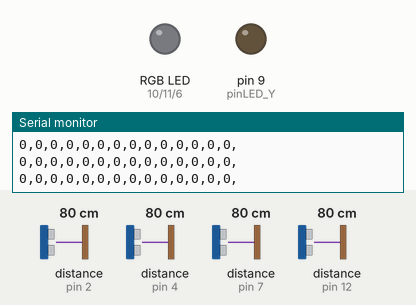
A sketch run on a simulated Arduino Uno, built with avr-gcc and run on an emulated ATmega328P. Shown: an RGB LED mixed from three pins (HIGH = lit), output pins drawn as LEDs (lit = HIGH), the last lines printed to the serial monitor. Wiring (inferred from the names in the program): 4 × ultrasonic range finder: trigger pin 3, echo pin 2 / trigger pin 5, echo pin 4 / trigger pin 8, echo pin 7 / trigger pin 13, echo pin 12. Inputs (shaded band) come from the test bench; at power-on: distance to the obstacle (sensors on pin 2, pin 4, pin 7, pin 12) 80 cm. The echo pulse lasts 58.3 µs per cm; pins used as bus, display or sensor lines are not drawn.

Above: at 3.2 s.
3.3 s: distance to the obstacle (sensor on pin 2) set to 2 cm
At 4.4 s:
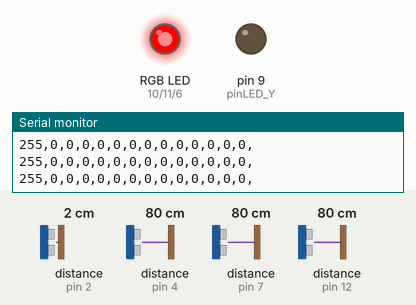
4.8 s: distance to the obstacle (sensor on pin 4) set to 2 cm
At 5.6 s:
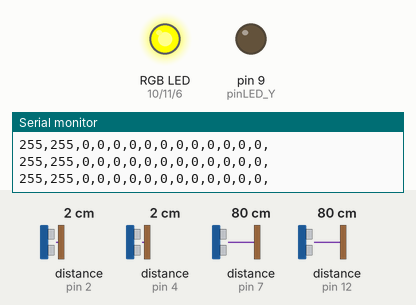
6.3 s: distance to the obstacle (sensor on pin 7) set to 2 cm
At 7.4 s:
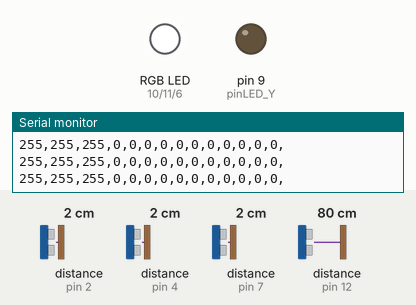
7.8 s: distance to the obstacle (sensor on pin 12) set to 9 cm
At 8.6 s:
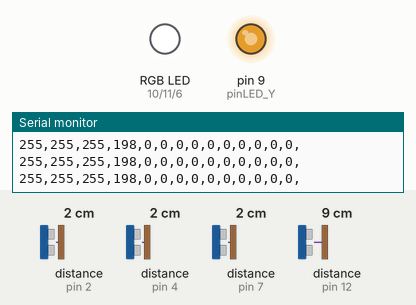
9.3 s: distance to the obstacle (sensor on pin 2) set to 6 cm
At 9.8 s:
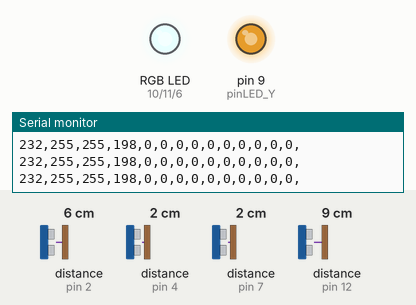
10.8 s: distance to the obstacle (sensor on pin 4) set to 6 cm
At 12.2 s:
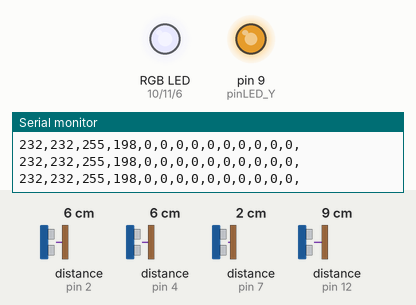
Timing chart, 0 to 13.3 s (numbered marks = the images above; inputs shaded):
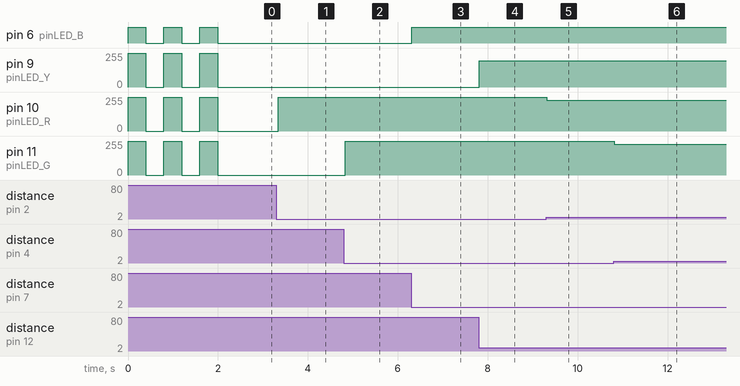

The sketch:

MOTRIBOX_ARDUINO.ino
```cpp
/* ------------------------------------------------------------------------------------------
  TFG - Arduino | MOTRIBOX | Sistema tangible, interactiu i educatiu
  Grau de Tècniques d'Interacció Digital i Multimèdia, UOC

  ALEIX MARTÍN CUADRAS - 2023/24
  --------------------------------------------------------------------------------------------*/

/* *******************************************************************************************
 ***  IMPORTACIÓ DE LLIBRERIES  **************************************************************
 *********************************************************************************************/

// Llibreria Wire que permet la comunicació I2C entre l'Arduino i el sensor MPR121.
#include <Wire.h>

// Importació de la llibreria Adafruit_MPR121.h necessària per controlar el sensor tàctil capacitiu MPR121.
#include "Adafruit_MPR121.h"

/* *******************************************************************************************
 ***  DECLARACIÓ DE VARIABLES GLOBALS  *******************************************************
 *********************************************************************************************/

// Definició de la macro _BV que es fa servir en la llibreria del sensor capacitatiu MPR121.
#ifndef _BV
#define _BV(bit) (1 << (bit))
#endif

// Es crea un objecte anomenat "cap" de classe Adafruit_MPR121 per tal de cridar les funcions de la llibreria.
Adafruit_MPR121 cap = Adafruit_MPR121();

// Es declaren unes variables enteres de mida fixa de 16 bits:
uint16_t lasttouched;       // Estat dels pins tocats en el cicle anterior
uint16_t currtouched;       // Estat dels pins tocats en el cicle actual

// Es declara un conjunt de constants enteres per assignar a cada pin digital un nom, així serà més fàcil identificar-los en el codi, que no pas usant un número.
/* LEDS DE COLORS. S'utilitzen els pins 6,9,10 i 11, ja que proporcionen una sortida PWM (modulació de l'amplada de pols) que permet simular
   una sortida analògica, per tal de poder regular el voltatge de sortida i així canviar la intensitat lumínica de cada led.*/
const int pinLED_R = 10;      // LED Vermell connectat al pin digital 10
const int pinLED_G = 11;      // LED Verd connectat al pin digital 11
const int pinLED_B = 6;       // LED Blau connectat al pin digital 6
const int pinLED_Y = 9;       // LED Groc connectat al pin digital 9

// SENSOR ULTRASONS
const int s0pinTrigger = 3;   // Sensor Ultrasons 0 - Disparador (Trigger)
const int s0pinEcho = 2;      // Sensor Ultrasons 0 - Ressò (Echo)
const int s1pinTrigger = 5;   // Sensor Ultrasons 1 - Disparador (Trigger)
const int s1pinEcho = 4;      // Sensor Ultrasons 1 - Ressò (Echo)
const int s2pinTrigger = 8;   // Sensor Ultrasons 2 - Disparador (Trigger)
const int s2pinEcho = 7;      // Sensor Ultrasons 2 - Ressò (Echo)
const int s3pinTrigger = 13;  // Sensor Ultrasons 3 - Disparador (Trigger)
const int s3pinEcho = 12;     // Sensor Ultrasons 3 - Ressò (Echo)

// Variables enteres que guardaran la distància (valor de distàncies convertits en valors d'intensitat entre 255 i 0) que detecten els tres sensors d'ultrasons
int sensor0;   // Sensor Ultrasons Esquerra que proporciona un valor d'intensitat pel LED Vermell.
int sensor1;   // Sensor Ultrasons Superior que proporciona un valor d'intensitat pel LED Verd.
int sensor2;   // Sensor Ultrasons Dret que proporciona un valor d'intensitat pel LED Blau.
int sensor3;   // Sensor Ultrasons Inferior que proporciona un valor d'intensitat pel LED Groc.

// Variable booleana per indicar la seqüència inicial d'encesa del dispositiu.
boolean inici;

// Variable per guardar un valor de caràcter rebut del port en sèrie des de Processing a Arduino
char val;

/* *******************************************************************************************
 ***  FUNCIÓ SETUP   *************************************************************************
 *********************************************************************************************/
// Funció utilitzada per inicialitzar variables, objectes i descriure elements generals del programa.
void setup() {

  // S'obre una connexió en sèrie amb l'ordinador, per tal de veure valors que li passem.
  Serial.begin(9600);

  // S'inicialitza a 0 (0 = pin no tocat) l'estat dels pins tocats en el cicle anterior
  lasttouched = 0;
  // S'inicialitza a 0 (0 = pin no tocat) l'estat dels pins tocats en el cicle actual
  currtouched = 0;

  // S'inicialitza el sensor capacitatiu MPR121 amb l'adreça predeterminada del sensor a 0x5A i es comprova que està connectat correctament.
  if (!cap.begin(0x5A)) {
    // S'indica pel port sèrie que el sensor no s'ha trobat.
    Serial.println("MPR121 no s'ha trobat, comprovar el cablejat!");
    // En cas que la comunicació no s'ha establert, el programa queda en un bucle infinit, és a dir que el programa quedarà aturat en aquest punt del codi i no passarà a les línies inferiors.
    while (1);
  }

  // Es configuren els pins digitals dels leds perquè es comportin com a SORTIDA
  pinMode(pinLED_R, OUTPUT);
  pinMode(pinLED_G, OUTPUT);
  pinMode(pinLED_B, OUTPUT);
  pinMode(pinLED_Y, OUTPUT);

  // Es configuren els pins digitals a on tenim connectat el Trigger i Echo perquè es comportin com a:
  pinMode(s0pinTrigger, OUTPUT);  // Trigger --> SORTIDA
  pinMode(s0pinEcho, INPUT);      // Echo    --> ENTRADA
  pinMode(s1pinTrigger, OUTPUT);  // Trigger --> SORTIDA
  pinMode(s1pinEcho, INPUT);      // Echo    --> ENTRADA
  pinMode(s2pinTrigger, OUTPUT);  // Trigger --> SORTIDA
  pinMode(s2pinEcho, INPUT);      // Echo    --> ENTRADA
  pinMode(s3pinTrigger, OUTPUT);  // Trigger --> SORTIDA
  pinMode(s3pinEcho, INPUT);      // Echo    --> ENTRADA

  // Inicialitzem en true el valor d'inici, per tal d'indicar que es vol iniciar la seqüència de parpelleig inicial.
  inici = true;
}

/* *******************************************************************************************
 ***  FUNCIÓ LOOP   *************************************************************************
 *********************************************************************************************/
// Funció mitjançant la qual, mentre la placa Arduino estigui encesa, s'executarà contínuament el codi que conté.
void loop() {

  // SEQÜÈNCIA D'INICI: parpelleig dels leds de colors.
  // Si la variable inici és true (sempre que arrenqui el present programa), aleshores:
  if (inici) {
    // Es repeteix 3 cops l'encesa i apagada dels leds:
    for (int i = 0; i < 3; i++) {    // Variable local entera "i" per comptar el nombre de cops que portem, el valor de "i" s'incrementa des de 0 fins a 2 (3 cops).
      digitalWrite(pinLED_R, HIGH);  // LED Vermell encès amb la màxima intensitat
      digitalWrite(pinLED_G, HIGH);  // LED Verd encès amb la màxima intensitat
      digitalWrite(pinLED_B, HIGH);  // LED Blau encès amb la màxima intensitat
      digitalWrite(pinLED_Y, HIGH);  // LED Groc encès amb la màxima intensitat
      delay(400);                    // Detenció del programa uns ms
      digitalWrite(pinLED_R, LOW);   // LED Vermell apagat
      digitalWrite(pinLED_G, LOW);   // LED Verd apagat
      digitalWrite(pinLED_B, LOW);   // LED Blau apagat
      digitalWrite(pinLED_Y, LOW);   // LED Groc apagat
      delay(400);                    // Detenció del programa uns ms
    }
    // Es canvia el valor de la variable inici a false, per tal que la seqüència d'inici ja no es torni a executar més.
    inici = false;
  }

  // Es crida la funció ultrasons() 4 cops, un per cada sensor i s'assigna el valor que retorna a cadascuna de les següents variables:
  sensor0 = ultrasons(s0pinTrigger, s0pinEcho);   // Sensor Ultrasons Esquerra
  sensor1 = ultrasons(s1pinTrigger, s1pinEcho);   // Sensor Ultrasons Superior
  sensor2 = ultrasons(s2pinTrigger, s2pinEcho);   // Sensor Ultrasons Dret
  sensor3 = ultrasons(s3pinTrigger, s3pinEcho);   // Sensor Ultrasons Inferior

  /* S'encenen amb més o menys intensitat els leds en funció del valor de distància de cada sensor
     (es pot utilitzar analogWrite() perquè tenim els leds connectats en pins PWM, que són capaços de produir uns senyals analògics modulats)*/
  analogWrite(pinLED_R, sensor0);      // LED VERMELL
  analogWrite(pinLED_G, sensor1);      // LED VERD
  analogWrite(pinLED_B, sensor2);      // LED BLAU
  analogWrite(pinLED_Y, sensor3);      // LED Groc

  // S'envien un seguit de dades al port sèrie com a text.
  // Cada dada la separem amb una coma, per tal que el codi de Processing les pugui diferenciar a través d'un array [].
  Serial.print(sensor0);        // [0] --> Valor del Sensor Ultrasons Esquerra
  Serial.print(",");
  Serial.print(sensor1);        // [1] --> Valor del Sensor Ultrasons Superior
  Serial.print(",");
  Serial.print(sensor2);        // [2] --> Valor del Sensor Ultrasons Dret
  Serial.print(",");
  Serial.print(sensor3);        // [3] --> Valor del Sensor Ultrasons Inferior
  Serial.print(",");

  // S'obtenen els pads que actualment s'estan tocant
  currtouched = cap.touched();

  // Es comprova quins pads estan sent tocats:
  // PAD 1:  [4] --> Valor 0 o 1 per indicar si el pad 1 no està tocant-se o si
  if ((currtouched & _BV(1))  ) {           // En cas que el pad 1 sigui tocat, aleshores:
    Serial.print(1);                            // S'escriu pel port sèrie el valor 1
    Serial.print(",");                          // També s'escriu una coma per delimitar el final de l'element de l'array.
  } else if (!(currtouched & _BV(1)) )  {   // En cas contrari (no tocat), aleshores:
    Serial.print(0);                            // S'escriu pel port sèrie el valor 0
    Serial.print(",");                          // També s'escriu una coma per delimitar el final de l'element de l'array.
  }

  // PAD 2: [5]
  if ((currtouched & _BV(2))  ) {
    Serial.print(1);
    Serial.print(",");
  } else if (!(currtouched & _BV(2)) )  {
    Serial.print(0);
    Serial.print(",");
  }

  // PAD 3: [6]
  if ((currtouched & _BV(3))  ) {
    Serial.print(1);
    Serial.print(",");
  } else if (!(currtouched & _BV(3)) )  {
    Serial.print(0);
    Serial.print(",");
  }

  // PAD 4: [7]
  if ((currtouched & _BV(4))  ) {
    Serial.print(1);
    Serial.print(",");
  } else if (!(currtouched & _BV(4)) )  {
    Serial.print(0);
    Serial.print(",");
  }

  // PAD 5: [8]
  if ((currtouched & _BV(5))  ) {
    Serial.print(1);
    Serial.print(",");
  } else if (!(currtouched & _BV(5)) )  {
    Serial.print(0);
    Serial.print(",");
  }

  // PAD 6: [9]
  if ((currtouched & _BV(6))  ) {
    Serial.print(1);
    Serial.print(",");
  } else if (!(currtouched & _BV(6)) )  {
    Serial.print(0);
    Serial.print(",");
  }

  // PAD 7: [10]
  if ((currtouched & _BV(7))  ) {
    Serial.print(1);
    Serial.print(",");
  } else if (!(currtouched & _BV(7)) )  {
    Serial.print(0);
    Serial.print(",");
  }

  // PAD 8: [11]
  if ((currtouched & _BV(8))  ) {
    Serial.print(1);
    Serial.print(",");
  } else if (!(currtouched & _BV(8)) )  {
    Serial.print(0);
    Serial.print(",");
  }

  // PAD 9: [12]
  if ((currtouched & _BV(9))  ) {
    Serial.print(1);
    Serial.print(",");
  } else if (!(currtouched & _BV(9)) )  {
    Serial.print(0);
    Serial.print(",");
  }

  // PAD 10: [13]
  if ((currtouched & _BV(10))  ) {
    Serial.print(1);
    Serial.println(",");
  } else if (!(currtouched & _BV(10)) )  {
    Serial.print(0);
    Serial.println(",");
  }

  // S'actualitza l'estat anterior dels pads del sensor MPR121 que han estat tocats
  lasttouched = currtouched;

  // Llegim les dades enviades des de Processing pel port en sèrie per tal d'activar o no els leds corresponents.
  if (Serial.available()) {       // Si tenim dades disponibles per llegir, aleshores:
    val = Serial.read();          // Es llegeixen i es guarden a la variable val

    // En funció del valor de val, s'activarà un led o un altre.
    switch (val) {
      // Si s'ha rebut una R, aleshores:
      case 'R':
        digitalWrite(pinLED_R, HIGH);         // LED Vermell encès amb la màxima intensitat
        break;
      // Si s'ha rebut una G, aleshores:
      case 'G':
        digitalWrite(pinLED_G, HIGH);         // LED Verd encès amb la màxima intensitat
        break;
      // Si s'ha rebut una B, aleshores:
      case 'B':
        digitalWrite(pinLED_B, HIGH);         // LED Blau encès amb la màxima intensitat
        break;
      // Si s'ha rebut una Y, aleshores:
      case 'Y':
        digitalWrite(pinLED_Y, HIGH);         // LED Groc encès amb la màxima intensitat
        break;
    }
  }
  delay(5);    // Esperem uns ms per no col·lapsar d'informació a Processing.
}
```

ultrasons.ino
```cpp
/* *******************************************************************************************
 ***  Funció ULTRASONS  **********************************************************************
 *********************************************************************************************/

// Funció utilitzada per controlar els sensors i obtenir la distància en què es troba un objecte davant seu.
int ultrasons(int pinTrigger, int pinEcho) {    // Dos paràmetres d'entrada
  // Declaració de variables locals per calcular la distància amb el sensor d'ultrasons
  long temps;     // Variable llarga per guardar el temps en què triga a viatjar una ona sonora des del sensor fins a rebotar contra l'objecte que tingui davant
  int distancia;  // Variable per calcular la distància a través del temps anterior i la velocitat del so.

  // Es genera un pols net, cada cop que el bucle del codi torna a començar:
  digitalWrite(pinTrigger, LOW);   // Deixem d'enviar ultrasons
  delayMicroseconds(4);            // Esperem uns microsegons

  // Es genera un tret d'ultrasons, tot deixant 10 microsegons abans de tornar a apagar el disparador
  digitalWrite(pinTrigger, HIGH);    // Disparem ultrasons
  delayMicroseconds(10);             // Esperem uns microsegons
  digitalWrite(pinTrigger, LOW);     // Deixem d'enviar ultrasons

  // Lectura del pinEcho a través de la funció pulseIn() que ens retorna el temps que ha trigat l'ona sonora en microsegons en anar i tornar al sensor.
  temps = pulseIn(pinEcho, HIGH);   // Guardem el valor a la variable temps

  // Càlcul de la distància, sabent que el TEMPS = DISTÀNCIA / VELOCITAT --> DISTÀNCIA = TEMPS * VELOCITAT
  /*  La velocitat serà la velocitat del so (340 m/s), ja que el sensor envia ultrasons. Per tal d'obtenir
      la distància en cm i poder operar amb el temps en us (microsegons) fem un canvi d'unitat --> 340 m/s = 0.034 cm/us
      Dividim entre 2 el temps, ja que es tracta del temps que els ultrasons han trigat a anar i tornar, i només
      necessitem el temps necessari fins que les ones xoquen contra un objecte. */
  distancia = (temps / 2) * 0.034;

  /* S'estableixen uns valors màxims i mínims pels sensors, ja que no ens interessa que mesuri més d'uns 25 cm (distància màxima
    en què un usuari en principi hauria d'interactuar amb el dispositiu).
    La distància mínima també es configura, ja que el sensor HC-SR04 segons el fabricant té un rang efectiu entre 2 i 500 cm i si s'està a menys de 2 cm
    obtenim problemes de lectura, per tant, s'ha posat 3 cm per anar segurs, a part la mà no es plana i en apropar-la al sensor de forma natural queda un espai buit .*/
  if (distancia > 25) {
    distancia = 25;
  } else if (distancia < 3) {
    distancia = 3;
  }

  /* Es converteixen les dades de distància recollides que oscil·len entre 3 i 25 cm amb unes noves dades que oscil·laran entre 255 i 0,
    així es pot controlar la intensitat lumínica de cada led, ja que els tenim connectats a pins que proporcionen una sortida PWM */
  distancia = map(distancia, 3, 25, 255, 0);

  return distancia;     // La funció ultrasons() ens retorna la distància de l'objecte que està davant del sensor d'ultrasons amb uns valors mapejats de 255 a 0.
}
```

Measured:
- after the input at 3.3 s, pin 10 (pinLED_R): 0/255 → 255/255 at once
- after the input at 4.8 s, pin 11 (pinLED_G): 0/255 → 255/255 at once
- after the input at 6.3 s, pin 6 (pinLED_B): LOW → HIGH at once
- after the input at 7.8 s, pin 9 (pinLED_Y): 0/255 → 198/255 at once
- after the input at 9.3 s, pin 10 (pinLED_R): 255/255 → 232/255 at once
- after the input at 10.8 s, pin 11 (pinLED_G): 255/255 → 232/255 at once
- by itself, pin 6 (pinLED_B): alternates HIGH for 0.40 s and LOW for 0.40 s, 6 changes in all, then stays LOW
- by itself, pin 9 (pinLED_Y), pin 10 (pinLED_R), pin 11 (pinLED_G): alternates 255/255 for 0.40 s and 0/255 for 0.40 s, 6 changes in all, then stays 0/255
